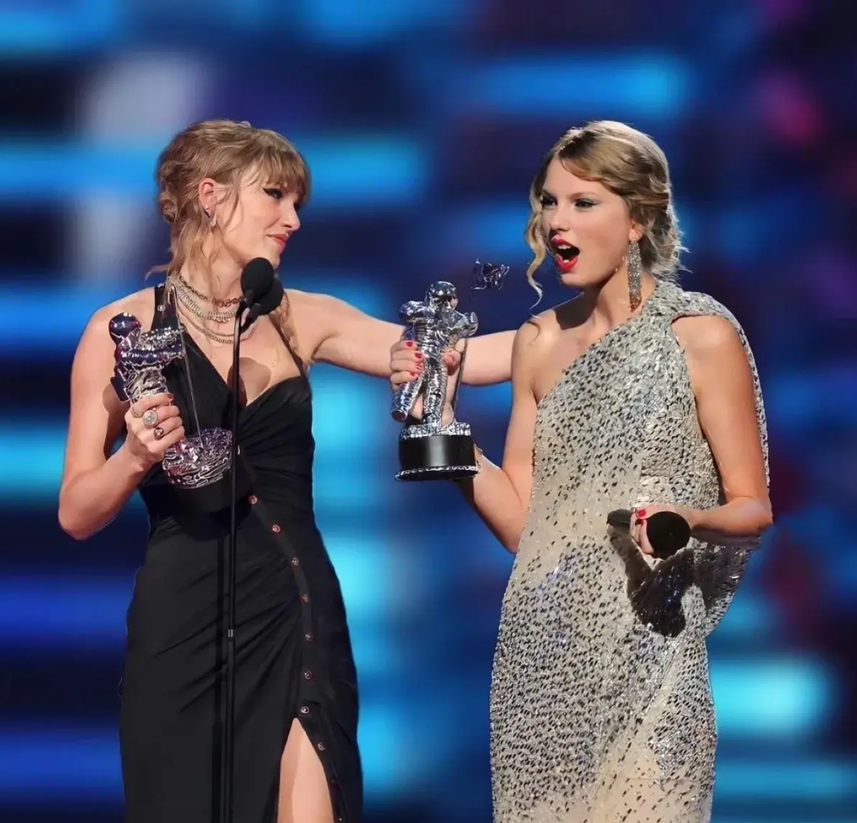
#> input picture IML-ViT-main/IML-ViT-main/images/sample_iml_dataset/Tp/Taylor.png, 857 x 823 px, shrunk from 1012 x 972 before the run, found by its file name
$ python mytest.py
#> lines starting #> are read from the running program, lines starting #| are printed output that depends on the picture; after the words box and inside, x2 and y2 are one past the last pixel; in counts of white or black regions, pixels touching at a corner belong together
import cv2

# 读取彩色图像
image = cv2.imread('D:\pythonProjects\IML-ViT-main\IML-ViT-main\images\sample_iml_dataset\Tp\Taylor.png')
#> image is the input picture: shape (823, 857, 3); mean B, G, R 107.3, 81.6, 71.5

# 将彩色图像转换为灰度图像
gray = cv2.cvtColor(image, cv2.COLOR_BGR2GRAY)
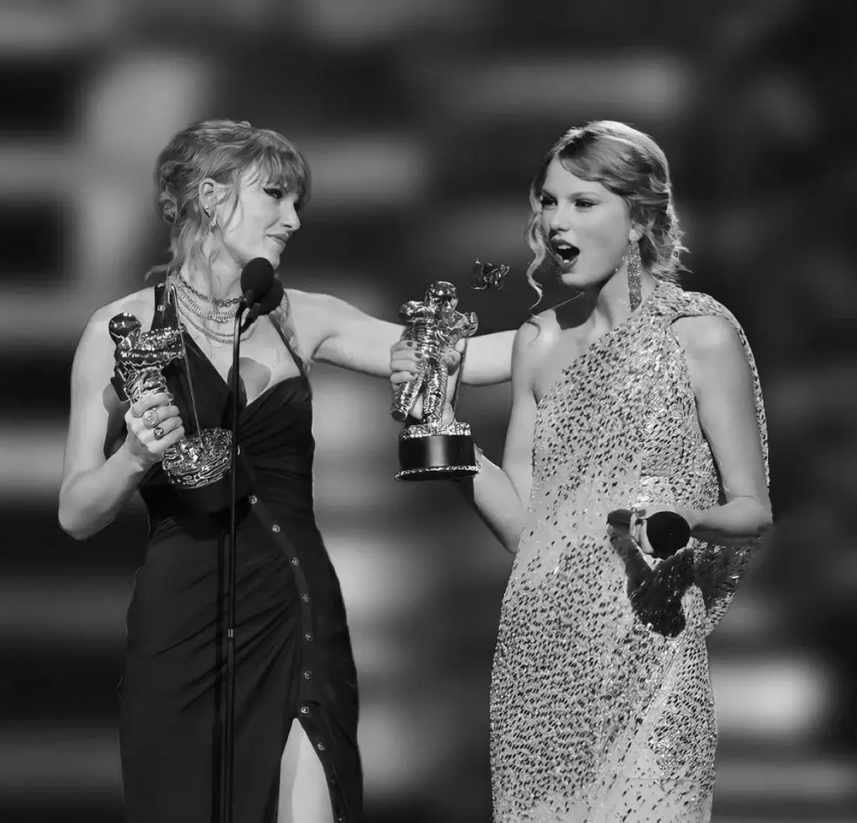
#> gray: shape (823, 857); min 0, max 255, mean 81.5
print(gray.dtype)
#| uint8
_, binary = cv2.threshold(gray, 255 * 0.5, 255, cv2.THRESH_BINARY)
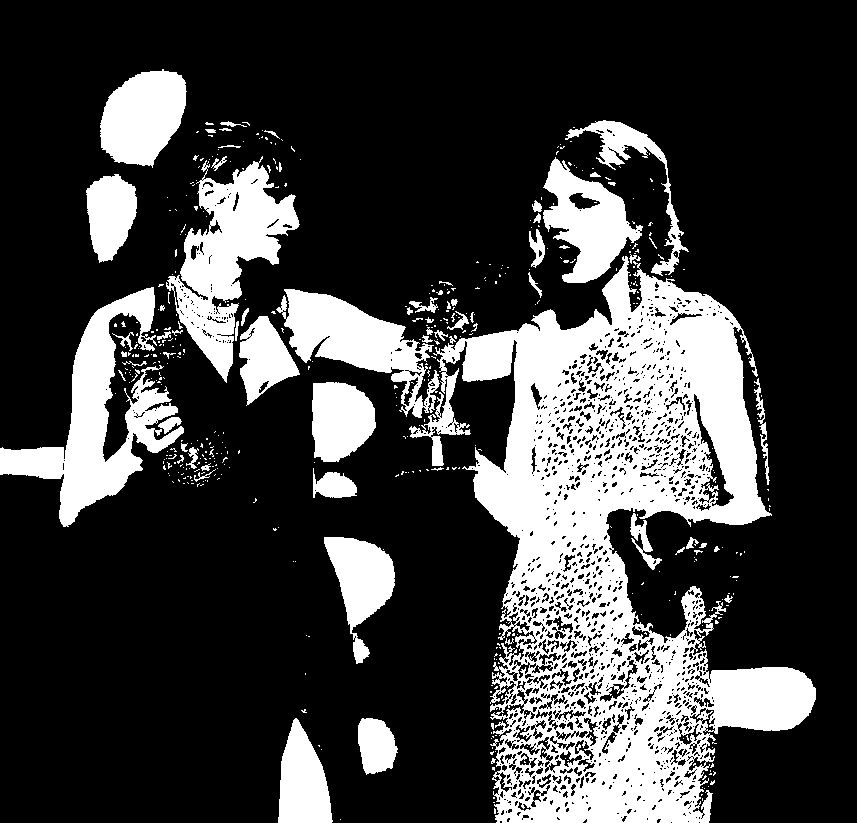
#> binary: shape (823, 857); 24.7% white; 486 white regions (416 under 20 px), largest, box (x1, y1, x2, y2) and area: (409, 256, 816, 823) 98370, (0, 287, 184, 527) 14119, (166, 156, 300, 383) 12012
# 保存灰度图片
cv2.imwrite("D:\pythonProjects\IML-ViT-main\IML-ViT-main\images\sample_iml_dataset\Gt\Taylor.png", binary)
# 显示灰度图像
cv2.imshow('Gray Image', binary)
cv2.waitKey(0)
cv2.destroyAllWindows()

$ run again, with IML-ViT-main/IML-ViT-main/images/sample_iml_dataset/Tp/Sp_S_NNN_A_ani0041_ani0041_0199.jpg saved as IML-ViT-main/IML-ViT-main/images/sample_iml_dataset/Tp/Taylor.png
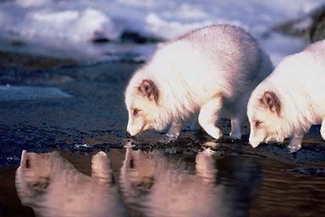
#> input picture IML-ViT-main/IML-ViT-main/images/sample_iml_dataset/Tp/Sp_S_NNN_A_ani0041_ani0041_0199.jpg, 325 x 217 px, shrunk from 384 x 256 before the run, found by its file name
#> image is the input picture: shape (217, 325, 3); mean B, G, R 120.6, 109.1, 116.4
#> `gray = cv2.cvtColor(image, cv2.COLOR_BGR2GRAY)`:
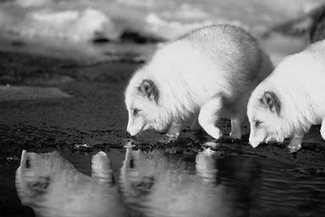
#> gray: shape (217, 325); min 0, max 252, mean 112.6
#| uint8
#> `_, binary = cv2.threshold(gray, 255 * 0.5, 255, cv2.THRESH_BINARY)`:
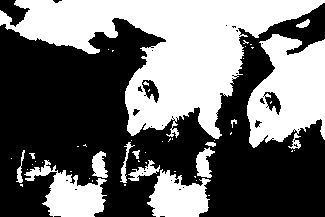
#> binary: shape (217, 325); 43.2% white; 51 white regions (37 under 20 px), largest, box (x1, y1, x2, y2) and area: (0, 0, 325, 139) 18562, (247, 34, 325, 149) 6154, (24, 160, 107, 217) 2265

$ run again, with IML-ViT-main/IML-ViT-main/images/sample_iml_dataset/Tp/Tp_D_CND_S_N_ani00073_ani00068_00193.tif saved as IML-ViT-main/IML-ViT-main/images/sample_iml_dataset/Tp/Taylor.png
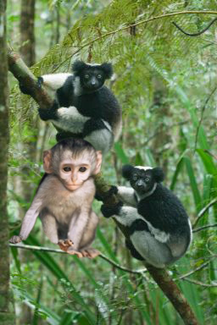
#> input picture IML-ViT-main/IML-ViT-main/images/sample_iml_dataset/Tp/Tp_D_CND_S_N_ani00073_ani00068_00193.tif, 217 x 325 px, shrunk from 256 x 384 before the run, found by its file name
#> image is the input picture: shape (325, 217, 3); mean B, G, R 82.2, 124.2, 102.5
#> `gray = cv2.cvtColor(image, cv2.COLOR_BGR2GRAY)`:
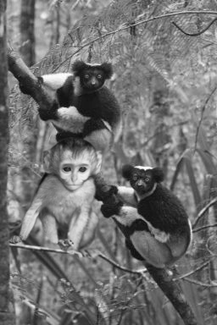
#> gray: shape (325, 217); min 10, max 254, mean 112.9
#| uint8
#> `_, binary = cv2.threshold(gray, 255 * 0.5, 255, cv2.THRESH_BINARY)`:
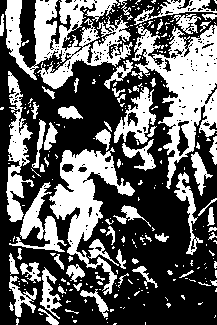
#> binary: shape (325, 217); 38.6% white; 274 white regions (210 under 20 px), largest, box (x1, y1, x2, y2) and area: (132, 24, 217, 189) 5664, (5, 0, 133, 89) 5326, (49, 147, 135, 295) 3949

$ run again, with IML-ViT-main/IML-ViT-main/images/sample_iml_dataset/Tp/Tp_S_NNN_S_N_ani20009_ani20009_02052.tif saved as IML-ViT-main/IML-ViT-main/images/sample_iml_dataset/Tp/Taylor.png
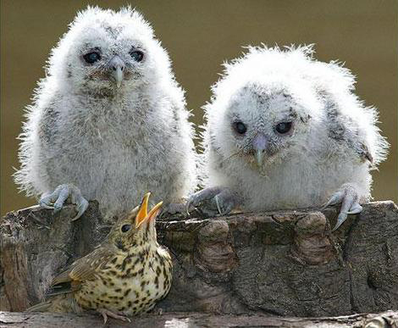
#> input picture IML-ViT-main/IML-ViT-main/images/sample_iml_dataset/Tp/Tp_S_NNN_S_N_ani20009_ani20009_02052.tif, 398 x 328 px, shrunk from 470 x 387 before the run, found by its file name
#> image is the input picture: shape (328, 398, 3); mean B, G, R 107.7, 118.7, 121.1
#> `gray = cv2.cvtColor(image, cv2.COLOR_BGR2GRAY)`:
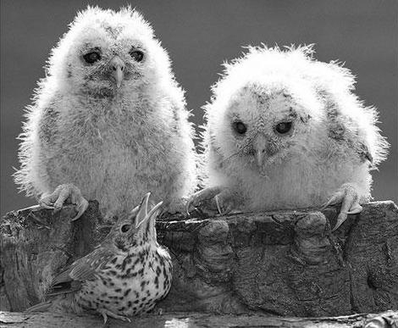
#> gray: shape (328, 398); min 0, max 255, mean 118.1
#| uint8
#> `_, binary = cv2.threshold(gray, 255 * 0.5, 255, cv2.THRESH_BINARY)`:
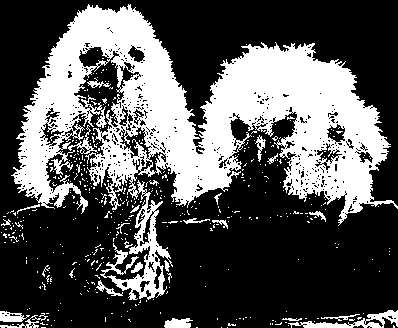
#> binary: shape (328, 398); 33.5% white; 443 white regions (418 under 20 px), largest, box (x1, y1, x2, y2) and area: (11, 4, 398, 300) 40010, (288, 310, 398, 328) 671, (164, 318, 193, 328) 222
